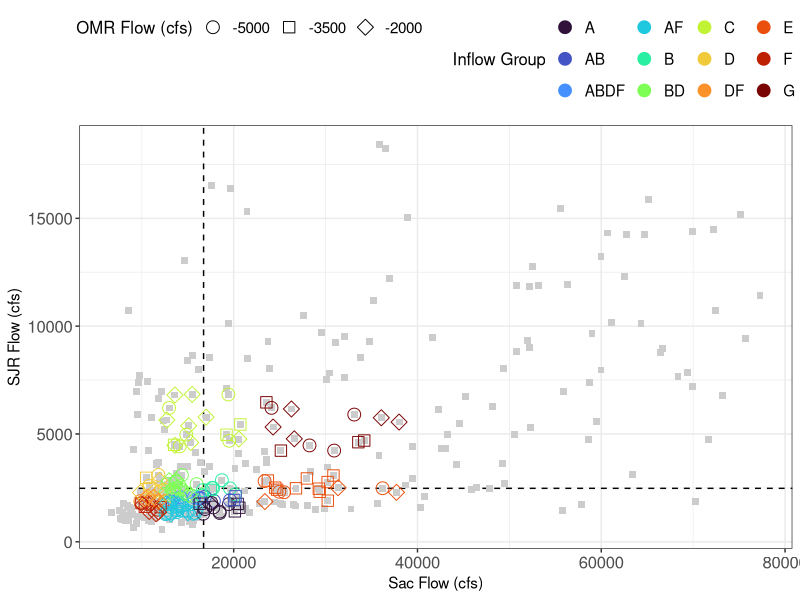
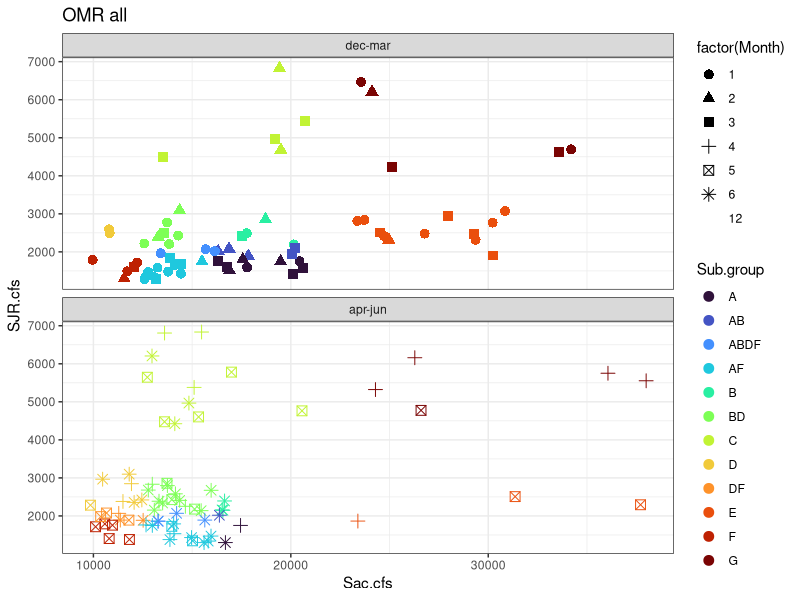
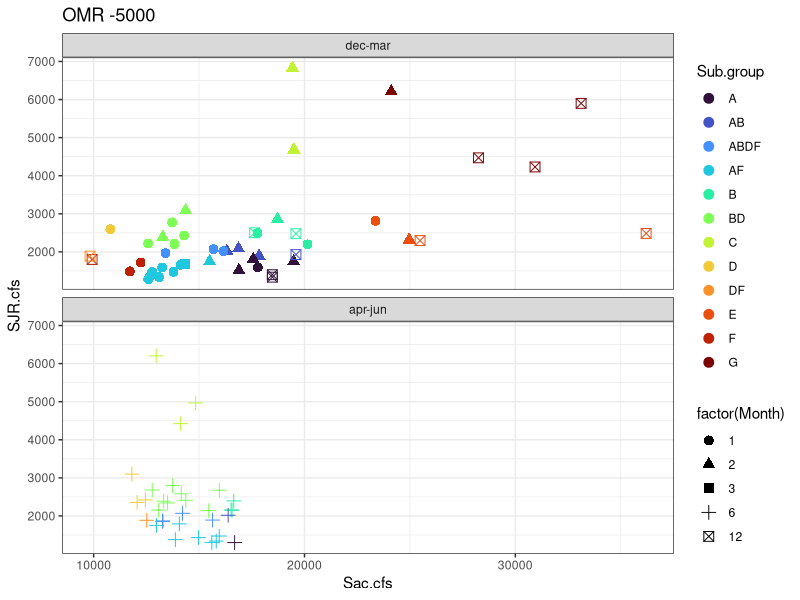
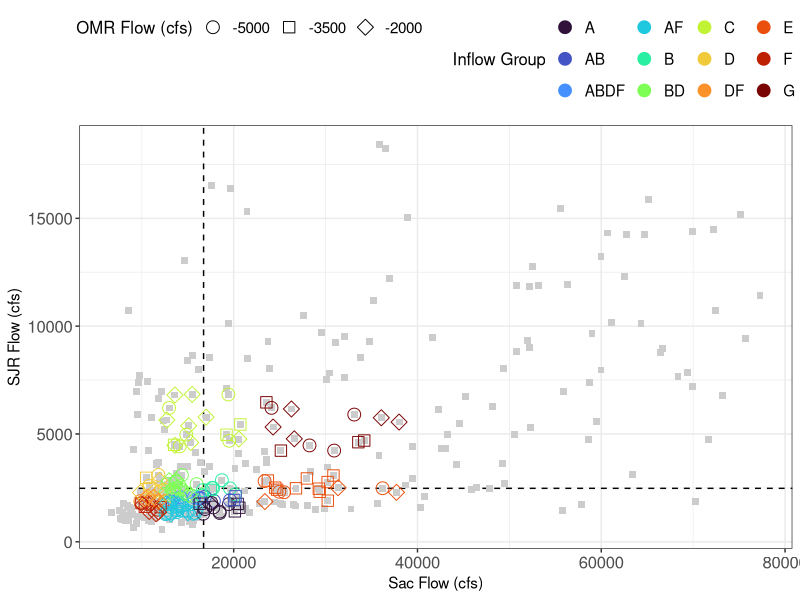
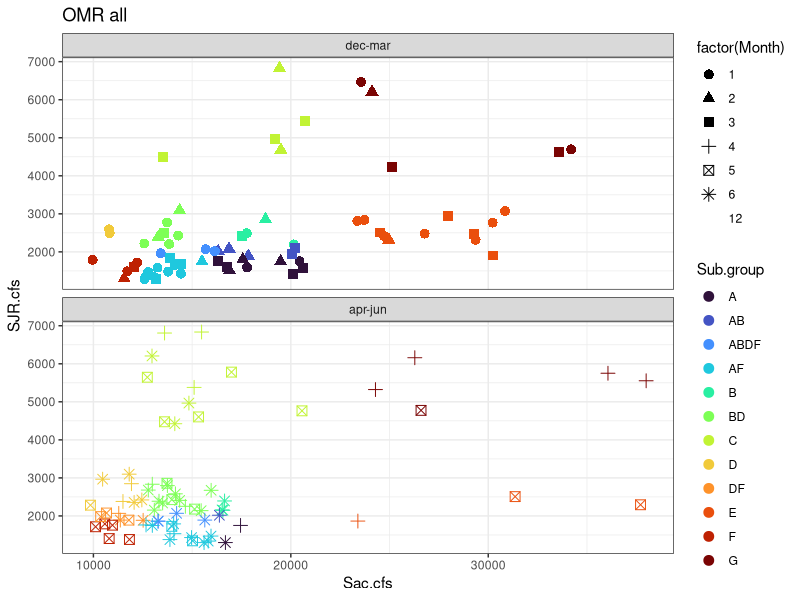
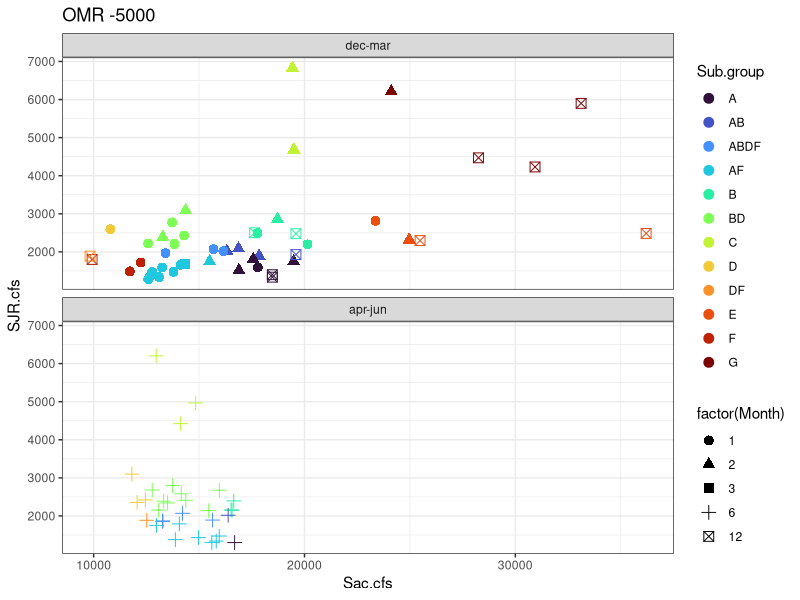

These charts were generated, in order, by the following R code:
library(ggplot2)
library(dplyr)

############### Quantile Subset ##############
flow_table <- read.csv("flow.subset.table.csv")
flow.dat <- read.csv("data_inflow/Inflow.csv")
flow.months <- flow.dat %>%
  dplyr::filter(Month %in% c(12, 1, 2, 3, 4, 5, 6))

###############

Sac.quant <- quantile(flow.months$Sac.cfs, probs = c(0.25, 0.5, 0.75))
Sjr.quant <- quantile(flow.months$SJR.cfs, probs = c(0.25, 0.5, 0.75))

SacL = Sac.quant[[1]]
SacM = Sac.quant[[2]]
SacH = Sac.quant[[3]]
SjrL = Sjr.quant[[1]]
SjrM = Sjr.quant[[2]]
SjrH = Sjr.quant[[3]]


# Make flow values table for Suzanne ---------------------------------------------------
Flowvals = data.frame(Group = c("A", "B", "C", "D", "E", "F", "G"),
                      Description = c("Med SAC Low SJR", "Med SAC Med SJR",
                                      "Med SAC High SJR", "Low SAC Med SJR",
                                      "High SAC Med SJR", "Low SAC Low SJR", "High SAC High SJR"),
                      minSAC = c(0.75*SacM,0.75*SacM,
                                 0.75*SacM,0.75*SacL,
                                 0.75*SacH, 0.75*SacL, 0.75*SacH),
                      maxSAC = c(1.25*SacM,1.25*SacM,
                                1.25*SacM,1.25*SacL,
                                1.25*SacH, 1.25*SacL, 1.25*SacH),
                      minSJR = c(0.75*SjrL,0.75*SjrM,
                                 0.75*SjrH,0.75*SjrM,
                                 0.75*SjrM, 0.75*SjrL, 0.75*SjrH),
                      maxSJR = c(1.25*SjrL,1.25*SjrM,
                                 1.25*SjrH, 1.25*SjrM,
                                 1.25*SjrM, 1.25*SjrL, 1.25*SjrH)) %>%
  mutate(across(c(minSAC:maxSJR), ~round(., 1))) %>%
  mutate("Sac Flow Range (cfs)" = paste0(minSAC, "-", maxSAC),
         "SJR Flow Range (cfs)" = paste0(minSJR, "-", maxSJR)) %>%
  dplyr::select(Group, Description, `Sac Flow Range (cfs)`, `SJR Flow Range (cfs)`)

# write_csv(Flowvals, "data_export/flow_subset_values.csv")

# Remake the median plot
(plot_allvals <- ggplot() +
  geom_vline(xintercept = SacM, linetype = "dashed")+
  geom_hline(yintercept = SjrM, linetype = "dashed")+
  geom_point(data = flow.months, aes(x=Sac.cfs, y=SJR.cfs), shape = 15, size = 2, color = "gray80") +
  geom_point(data = flow_table %>%filter(OMR>-6500), aes(x = Sac.cfs, y = SJR.cfs, color = Sub.group, shape = factor(OMR)), size = 4) +
    scale_shape_manual(values = c(21, 22, 23)) +
  scale_color_viridis_d(option = "turbo")+
  labs(x = "Sac Flow (cfs)", y = "SJR Flow (cfs)", color = "Inflow Group", shape = "OMR Flow (cfs)") +
  theme_bw() +
    theme(axis.text = element_text(size = 12),
          axis.title = element_text(size = 11),
          legend.text = element_text(size = 11),
          legend.title = element_text(size = 12),
          legend.position = "top"))

png("figures/allflowvals_groups_plot.png", width = 8, height = 5, units = "in", res = 300, pointsize = 12)
plot_allvals
dev.off()



# These are plots I sent to Suzanne ---------------------------------------

flow_table1 <- flow_table %>%
  mutate(month_group = if_else(Month %in% c(4, 5, 6), "apr-jun", "dec-mar"),
         month_group = factor(month_group, levels = c("dec-mar", "apr-jun")))

(plot1 <- ggplot2::ggplot(flow_table1)+
    geom_point(aes(Sac.cfs, SJR.cfs, color = Sub.group, shape = factor(Month)), size = 3) +
    labs(title = "OMR all")  +
    scale_color_viridis_d(option = "turbo")+
    facet_wrap(~month_group, nrow = 2) +
    theme_bw())


png("figures/months_groups_overlap_plot.png", width = 7, height = 9, units = "in", res = 300, pointsize = 9)
plot1
dev.off()



# only -5000
flow_table2 <- flow_table %>%
  filter(OMR == -5000) %>%
  mutate(month_group = if_else(Month %in% c(4, 5, 6), "apr-jun", "dec-mar"),
         month_group = factor(month_group, levels = c("dec-mar", "apr-jun")))

(plot2 <- ggplot2::ggplot(flow_table2)+
  geom_point(aes(Sac.cfs, SJR.cfs, color = Sub.group, shape = factor(Month)), size = 3) +
  labs(title = "OMR -5000")  +
  scale_color_viridis_d(option = "turbo")+
  facet_wrap(~month_group, nrow = 2) +
  theme_bw())


png("figures/months_groups_overlap_plot_5000only.png", width = 7, height = 9, units = "in", res = 300, pointsize = 9)
plot2
dev.off()

